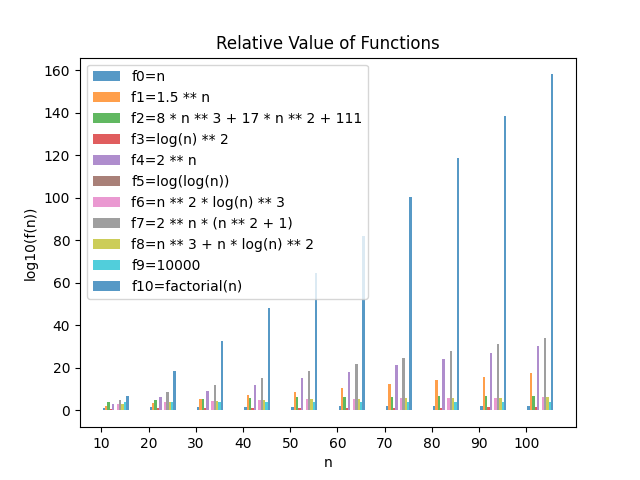

The script that saved this image:
# Discrete Structures (CSCI 220)
# Summer 2023, Session 1
# Assignment 5 - Evaluating and Ranking of Functions
# Maira Bermeo
import math

# Acknowledgements:
# I worked with the class

import inspect
import pandas as pd
import matplotlib.pyplot as plt
from math import log, log10, factorial


def f0(n):
    return n


def f1(n):
    return 1.5 ** n


def f2(n):
    return 8 * n ** 3 + 17 * n ** 2 + 111


def f3(n):
    return log(n) ** 2


def f4(n):
    return 2 ** n


def f5(n):
    return log(log(n))


def f6(n):
    return n ** 2 * log(n) ** 3


def f7(n):
    return 2 ** n * (n ** 2 + 1)


def f8(n):
    return n ** 3 + n * log(n) ** 2


def f9(n):
    return 10000


def f10(n):
    return factorial(n)


def plot_functions(dict_functions, sizes, functions, file_name):
    func_num = 0
    plt.xticks([j for j in range(len(sizes))], [str(size) for size in sizes])
    for func in functions:
        func_num += 1
        d = dict_functions[func.__name__]
        x_axis = [j + 0.05 * func_num for j in range(len(sizes))]
        y_axis = [d[i] for i in sizes]
        our_label = func.__name__ + "=" + func_body(func)
        plt.bar(x_axis, y_axis, width=0.05, alpha=0.75, label=our_label)
    plt.legend()
    plt.title("Relative Value of Functions")
    plt.xlabel("n")
    plt.ylabel("log10(f(n))")
    plt.savefig(file_name)
    plt.show()


def print_functions(dict_functions):
    pd.set_option("display.max_rows", 500)
    pd.set_option("display.max_columns", 500)
    pd.set_option("display.width", 1000)
    df = pd.DataFrame.from_dict(dict_functions).T
    print(df)
    print()


def calc_functions(functions, sizes):
    dict_functions = {}
    for func in functions:
        dict_functions[func.__name__] = {}
    for size in sizes:
        for func in functions:
            dict_functions[func.__name__][size] = log10(func(size))
    return dict_functions


def func_body(f):
    body = inspect.getsource(f)  # gets the code
    idx = body.index("return")  # get the part after the word return
    return body[7 + idx:].strip()


def rank_functions(dict_functions, size):
    values = {}
    for func in dict_functions:
        values[func] = dict_functions[func][size]
    dict_sorted = dict(sorted(values.items(), key=lambda item: item[1]))
    print("Ranking of Log of Functions for n =", size)
    for func in dict_sorted:
        print(func, dict_sorted[func])
    print()


def main():
    assn = "Assignment5"
    sizes = [10 * i for i in range(1, 11)]
    functions = [f0, f1, f2, f3, f4, f5, f6, f7, f8, f9, f10]
    dict_functions = calc_functions(functions, sizes)
    print_functions(dict_functions)
    plot_functions(dict_functions, sizes, functions, assn + ".png")
    rank_functions(dict_functions, sizes[0])
    rank_functions(dict_functions, sizes[-1])


if __name__ == "__main__":
    main()

